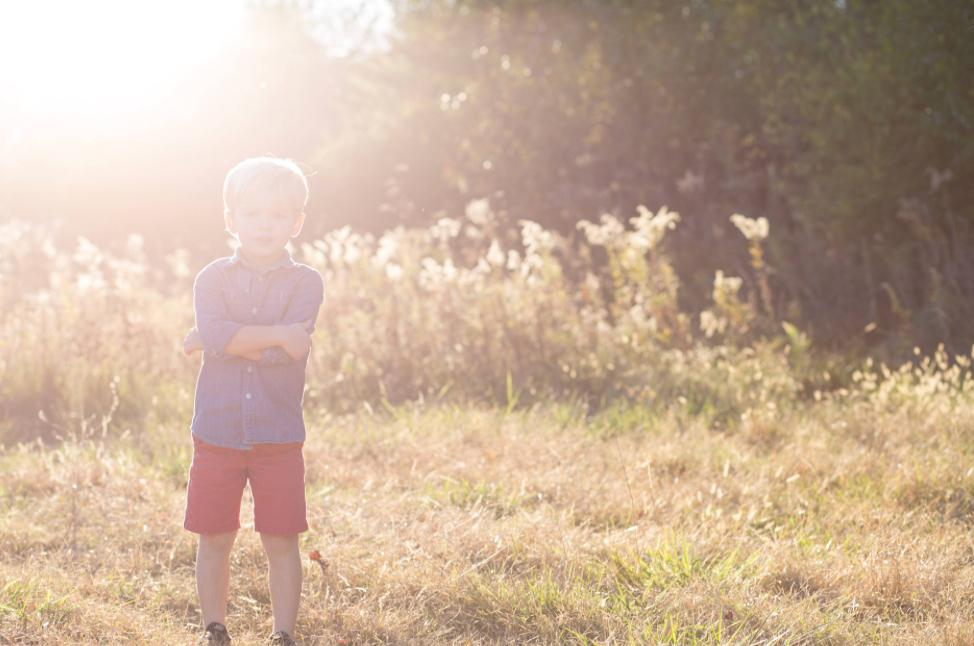
#> input picture sample_imgs/bright.jpeg, 974 x 646 px
$ jupyter execute 'Histogram equalization.ipynb'
#> lines starting #> are read from the running program, lines starting #| are printed output that depends on the picture
consider an image whose pixel valuea re confined to some speciifc range of values only.

but a good image wil have pixels from all regions of the image. so wwe need to stretch this histogram to either ends. and tha is waht histogram equalization does. Simply, it improves the image contrast.

This method usually increasaes the global contrast of many images. this is useful in images with background and foregrounds that are both bright or dark. this can loead to better views of bone structure in x-ray images, and better details in photographs that are ither under or over exposed. this method is adaptive to the input image and is **invertible**. the calculation is not computationall intensive either. It may increase the contrast of the background noise, while decreasing the usable signal.

in images where spatial correlation is more importabt than the signal intensity, SNR ratio hampers viaual detections.

it often produces unreaslistic effects in phootgraohs, but is usefull for images that ar enot in human visibility such as thermal, satellite or x-ray images. to which false colros are applied.

It can also produce undesirable effets ith images  of low-color depth. It will work best when applied to inamges with much higher color dpeth than the palette size such as continous data or 16 bit images.

**adaptive histogram equalization** is a variant that emphasizes local contrast rather than global contrast. .

[cell 1]
import cv2
import numpy as np
from matplotlib import pyplot as plt


img = cv2.imread('../sample_imgs/bright.jpeg')
#> img is the input picture: shape (646, 974, 3); mean B, G, R 153, 174.7, 199.5
hist, bins = np.histogram(img.flatten(), 256, [0,256])
#> hist = 256 values, max 72693 at index 255, min 0 at index 0, mean 7373.5; bins = 257 values from 0 to 256

cdf = hist.cumsum()
#> cdf = 256 values from 0 to 1887612
cdf_normalized = cdf * hist.max() / cdf.max()
#> cdf_normalized = 256 values from 0 to 72693

[cell 2]
plt.plot(cdf_normalized, color = 'b')
plt.hist(img.flatten(), 256, [0,256], color = 'r')
plt.xlim([0,256])
plt.legend(('cdf', 'histogram'), loc = 'upper left')
plt.show()
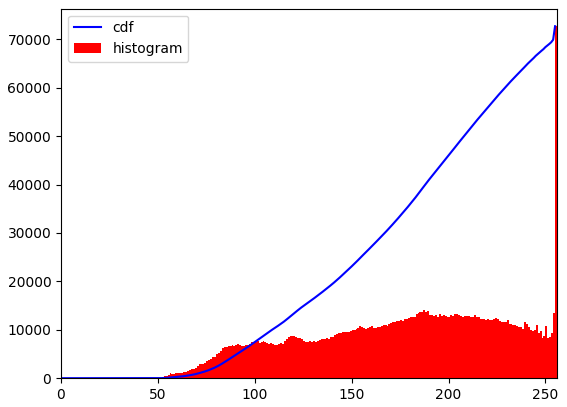
#> figure drawn by matplotlib, 1 panel; tallest bar 72693 high, from x = 255 to 256; curve peaks at x = 255, y = 72693

[cell 3]
cdf_m = np.ma.masked_equal(cdf, 0)

[cell 4]
cdf_m = (cdf_m - cdf_m.min())*255 / (cdf_m.max() - cdf_m.min())
cdf = np.ma.filled(cdf_m, 0).astype('uint8')
#> cdf = 256 values from 0 to 255

[cell 5]
equalized = cdf[img]
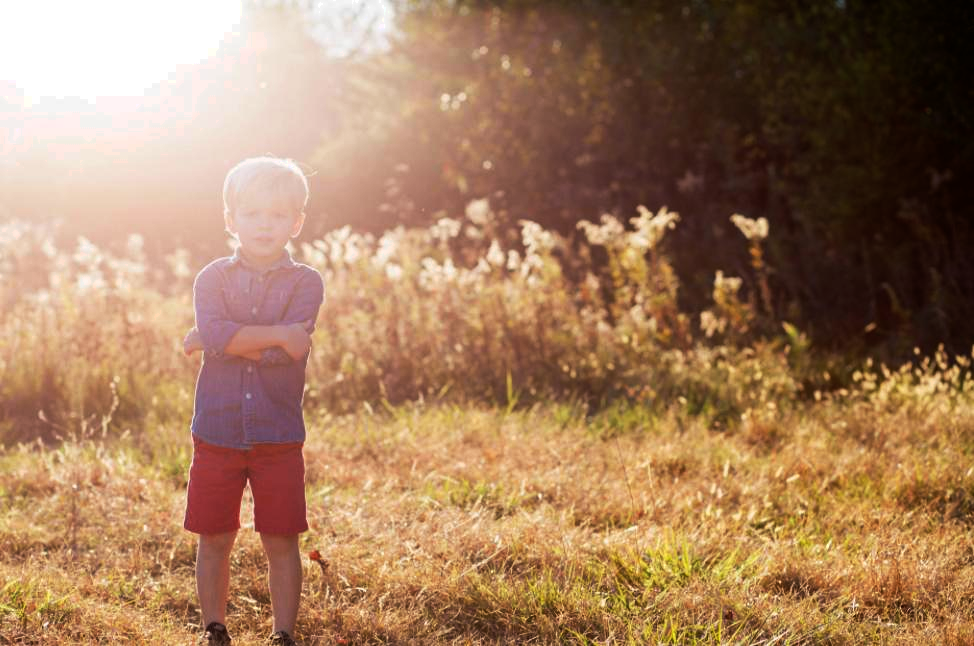
#> equalized: shape (646, 974, 3); mean B, G, R 94.6, 125.7, 163.5
hist, bins = np.histogram(equalized.flatten(), 256, [0,256])
#> hist = 256 values, max 72693 at index 255, min 0 at index 41, mean 7373.5
cdf_normalized = cdf * hist.max() / cdf.max()

[cell 6]
plt.plot(cdf_normalized, color = 'b')
plt.hist(equalized.flatten(), 256, [0,256], color = 'r')
plt.xlim([0,256])
plt.legend(('cdf', 'histogram'), loc = 'upper left')
plt.show()
#> figure, not shown here; tallest bar 72693 high, from x = 255 to 256; curve peaks at x = 255, y = 72693

In many usecases, before training the data the images are histogram equalized to make them all the same lightin conditions.

### Histograms equalization in OpenCV

itsi input is a grayscale image and output is our histogram equalized image

[cell 7]
img = cv2.imread('../sample_imgs/bright.jpeg', 0)
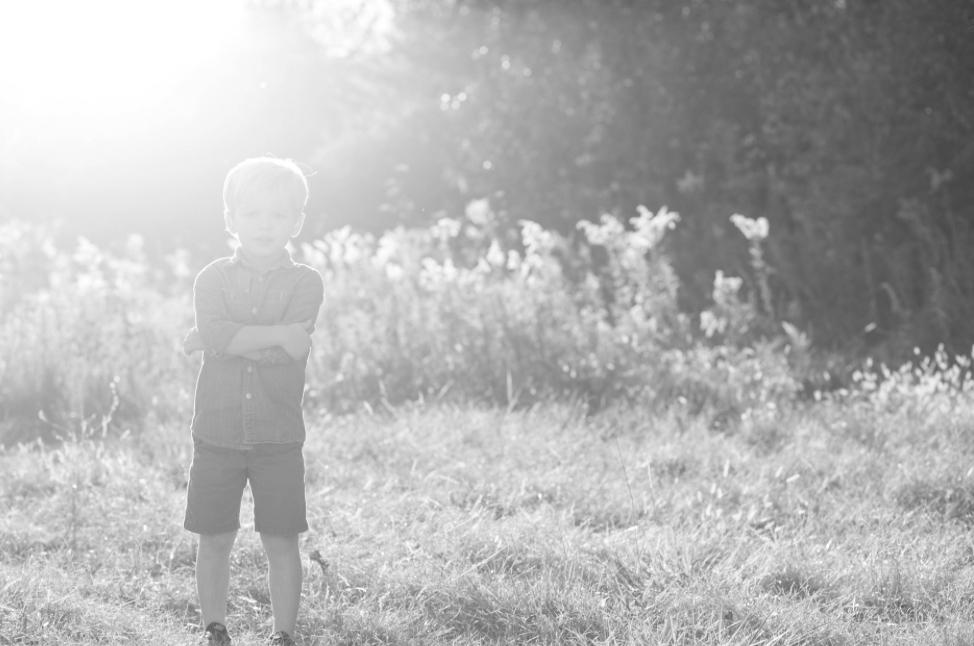
#> img: shape (646, 974); min 61, max 255, mean 179.7
equ = cv2.equalizeHist(img)
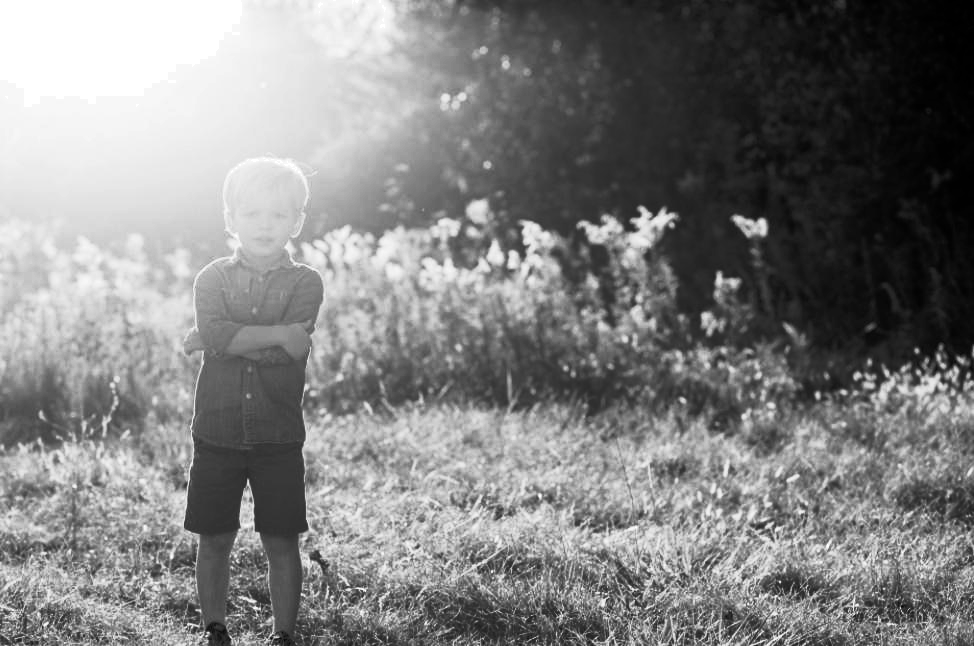
#> equ: shape (646, 974); min 0, max 255, mean 128.4
res = np.hstack((img, equ))
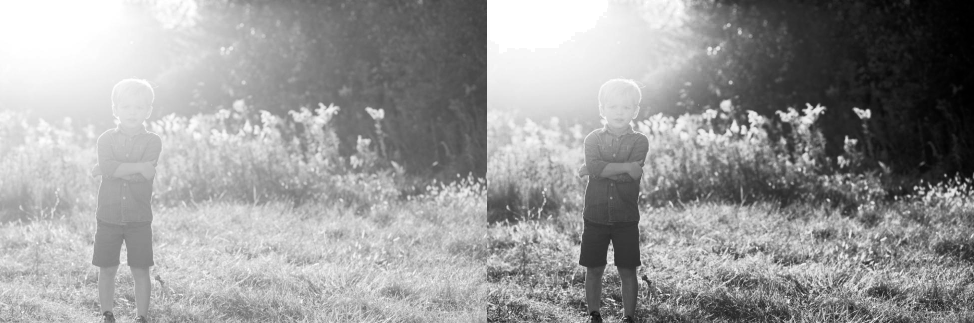
#> res: shape (646, 1948) (shown at 1/2 size); min 0, max 255, mean 154
cv2.imwrite('res.png', res)
#> Out = True

[cell 8]
plt.hist(equ.flatten(), 256, [0,256], color = 'r')
plt.xlim([0,256])
plt.show()
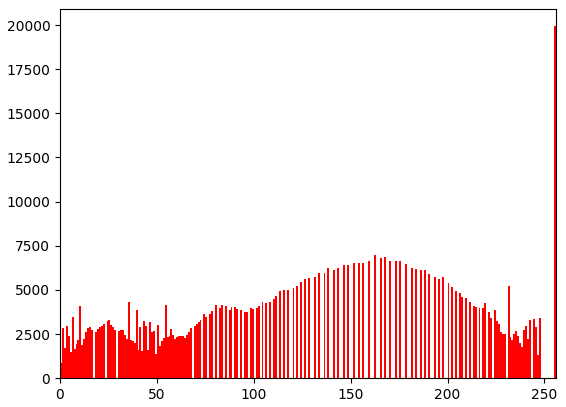
#> figure drawn by matplotlib, 1 panel; tallest bar 19936 high, from x = 255 to 256

Histogram equalization is good when histogram of the image is confied to a particular region. It wont work good in plces where there is large intensitu varitations where histogram covers a large region.

## CLAHE (Contrast Limited Adaptive Histogram Equalization)

This technique divides the image into small blocks called "tiles", then each of the blocks are histogram equalized as usual. so, in a small are the histotgram would confie to a small region unless there is noise. If there is noise, it would be ampliefied, so to avodi this a contrast limiting is applied.

If any histogram bin is above the specified contrast limit (by default 40), those pixels are clipped and distributed unformly to other bins before applying histogram normaliztion. to remove the articats in tile borders, bilinear interpolation is applied.

[cell 9]
import numpy as np
import cv2

img = cv2.imread('../sample_imgs/bright.jpeg',0)
clahe = cv2.createCLAHE(clipLimit = 2.0, tileGridSize =(8,8))

cl1 = clahe.apply(img)
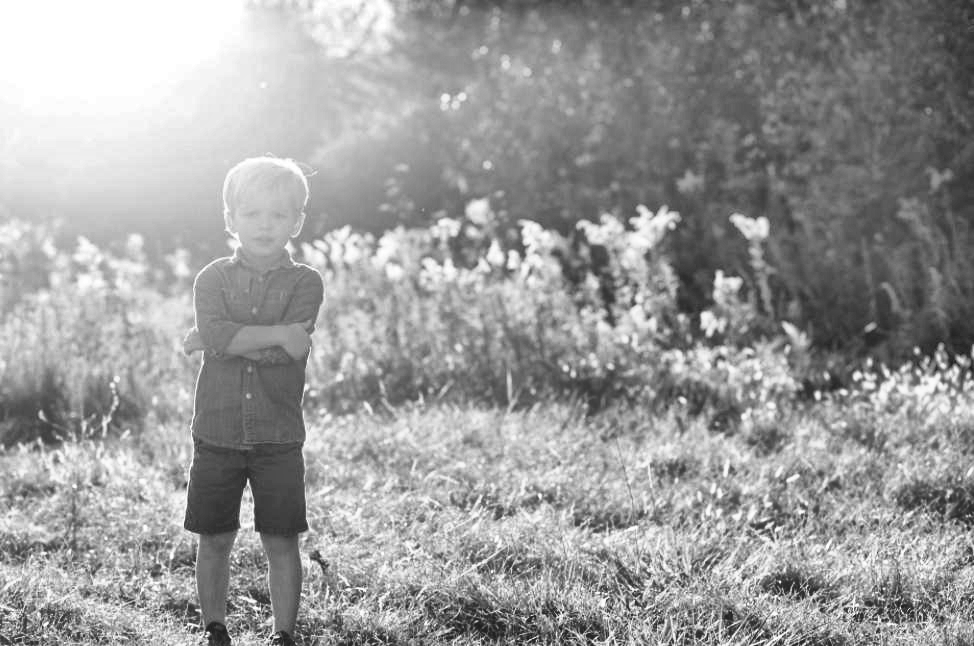
#> cl1: shape (646, 974); min 27, max 255, mean 155.5
cv2.imwrite('../sample_imgs/clahe2.jpeg', cl1)
#> Out = True

[cell 10]
import cv2
import numpy as np

# Read the color image
img = cv2.imread('../sample_imgs/bright.jpeg')

# Convert to LAB color space
lab = cv2.cvtColor(img, cv2.COLOR_BGR2LAB)
#> lab: shape (646, 974, 3); mean of channels 0, 1, 2 185.1, 133.8, 142.5

# Split into L, A, B channels
l, a, b = cv2.split(lab)
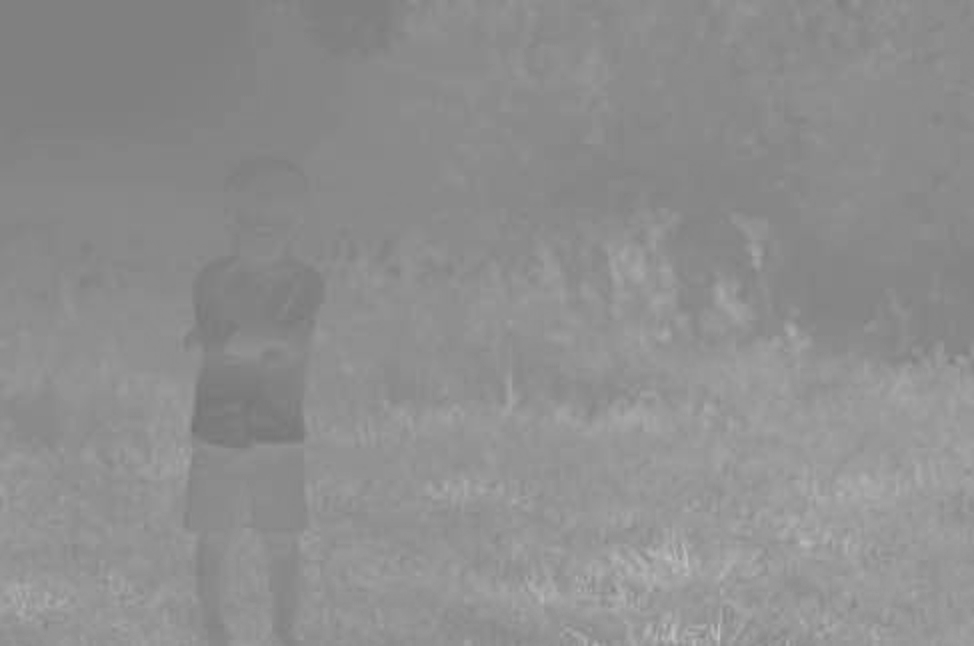
#> b: shape (646, 974); min 116, max 193, mean 142.5

# Apply CLAHE to the L channel
clahe = cv2.createCLAHE(clipLimit=2.0, tileGridSize=(8,8))
l_clahe = clahe.apply(l)

# Merge the processed L channel back with A and B
lab_clahe = cv2.merge((l_clahe, a, b))
#> lab_clahe: shape (646, 974, 3); mean of channels 0, 1, 2 160, 133.8, 142.5

# Convert back to BGR color space
final_img = cv2.cvtColor(lab_clahe, cv2.COLOR_LAB2BGR)
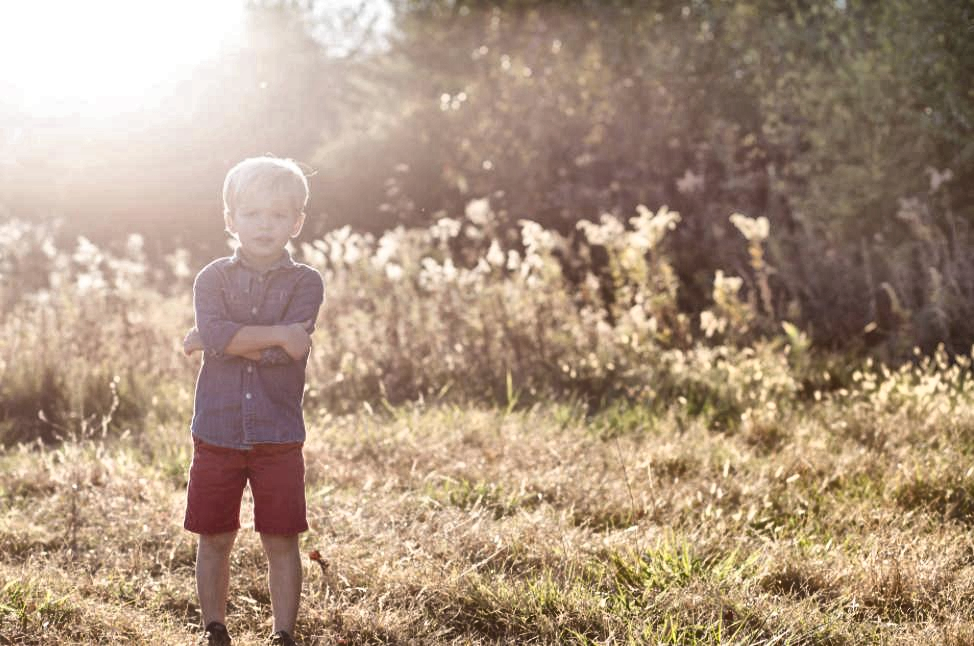
#> final_img: shape (646, 974, 3); mean B, G, R 128.2, 149.3, 172.6

# Save the output
cv2.imwrite('../sample_imgs/bright_better.jpeg', final_img)

# Display the images
cv2.imshow('Original', img)
cv2.imshow('CLAHE Applied', final_img)
cv2.waitKey(0)
cv2.destroyAllWindows()

$ run again, with sample_imgs/hand.jpeg copied over sample_imgs/bright.jpeg
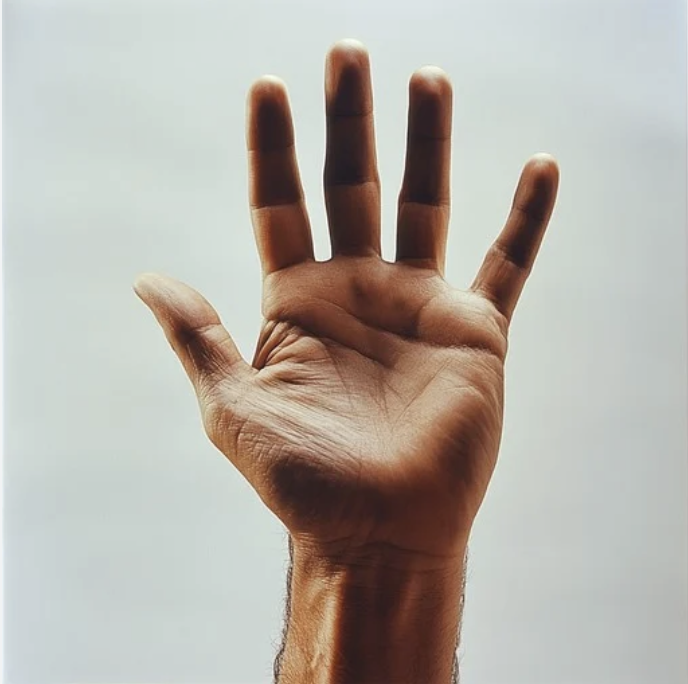
#> input picture sample_imgs/hand.jpeg, 688 x 684 px
#> img is the input picture: shape (684, 688, 3); mean B, G, R 168.9, 176.2, 180.8
#> `hist, bins = np.histogram(img.flatten(), 256, [0,256])`: hist = 256 values, max 55642 at index 215, min 0 at index 0, mean 5514.8; bins = 257 values from 0 to 256
#> `cdf = hist.cumsum()`: cdf = 256 values from 0 to 1411776
#> `cdf_normalized = cdf * hist.max() / cdf.max()`: cdf_normalized = 256 values from 0 to 55642
#> `cdf = np.ma.filled(cdf_m, 0).astype('uint8')`: cdf = 256 values from 0 to 255
#> `hist, bins = np.histogram(equalized.flatten(), 256, [0,256])`: hist = 256 values, max 55642 at index 214, min 0 at index 5, mean 5514.8
#> `cdf_normalized = cdf * hist.max() / cdf.max()`: cdf_normalized = 256 values, max 256.6 at index 131, min 0 at index 0, mean 118.8
#> img: shape (684, 688)
#> `res = np.hstack((img, equ))`:
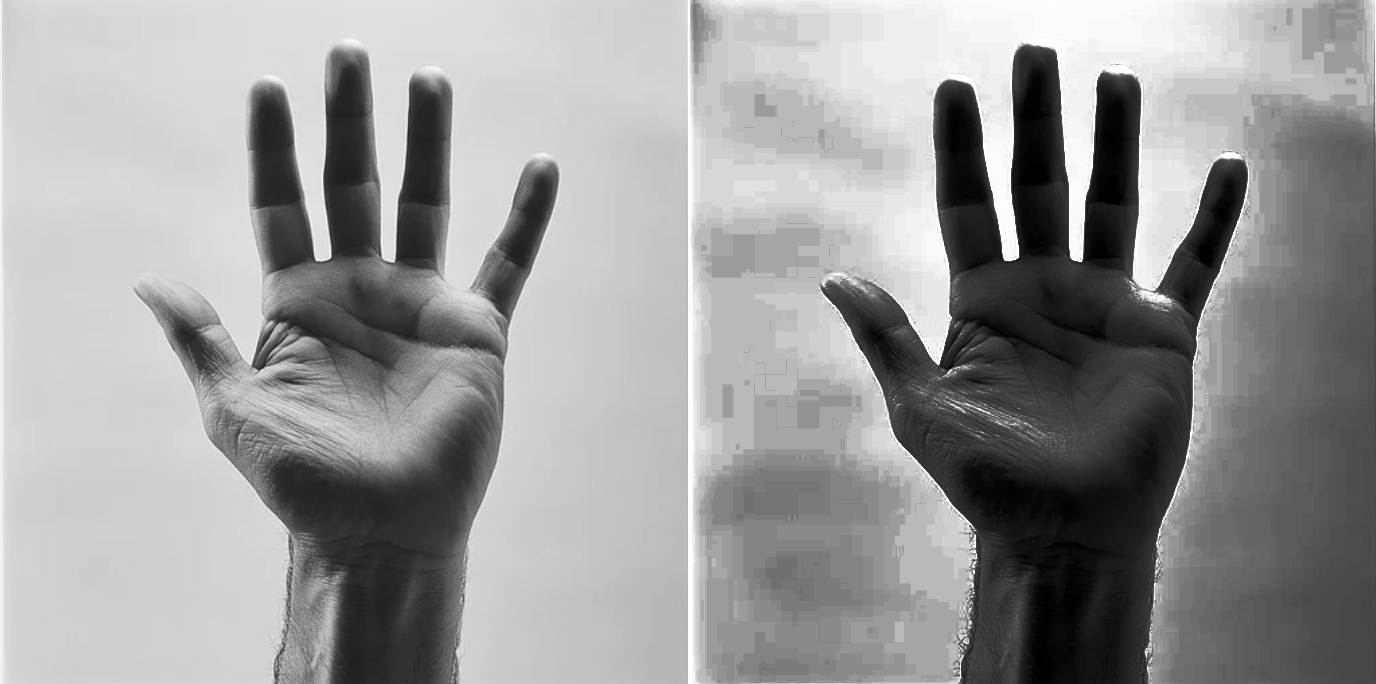
#> res: shape (684, 1376); min 0, max 255, mean 153.2
#> `cv2.imwrite('res.png', res)`: Out = True
#> lab: shape (684, 688, 3); mean of channels 0, 1, 2 182.3, 129.3, 133
#> lab_clahe: shape (684, 688, 3); mean of channels 0, 1, 2 178.6, 129.3, 133
#> `final_img = cv2.cvtColor(lab_clahe, cv2.COLOR_LAB2BGR)`:
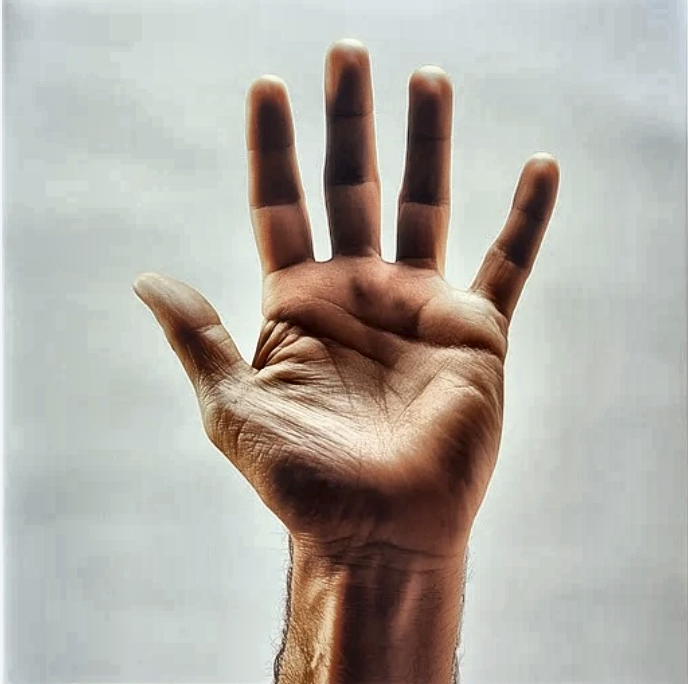
#> final_img: shape (684, 688, 3); mean B, G, R 165.2, 172.5, 177.2
